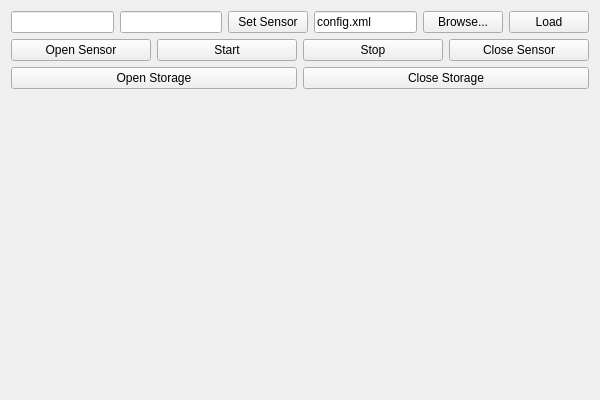
<?xml version="1.0" encoding="UTF-8"?>
<ui version="4.0">
 <class>USBCameraClass</class>
 <widget class="QMainWindow" name="USBCameraClass">
  <property name="geometry">
   <rect>
    <x>0</x>
    <y>0</y>
    <width>600</width>
    <height>400</height>
   </rect>
  </property>
  <property name="windowTitle">
   <string>USBCamera</string>
  </property>
  <widget class="QWidget" name="centralWidget">
   <layout class="QVBoxLayout" name="verticalLayout_2">
    <item>
     <layout class="QHBoxLayout" name="horizontalLayout_3">
      <item>
       <widget class="QLineEdit" name="sensorclass">
        <property name="toolTip">
         <string>Sensor Class</string>
        </property>
       </widget>
      </item>
      <item>
       <widget class="QLineEdit" name="sensorname">
        <property name="toolTip">
         <string>Sensor Name</string>
        </property>
       </widget>
      </item>
      <item>
       <widget class="QPushButton" name="setsensor">
        <property name="text">
         <string>Set Sensor</string>
        </property>
       </widget>
      </item>
      <item>
       <widget class="QLineEdit" name="paramsfilename">
        <property name="text">
         <string>config.xml</string>
        </property>
       </widget>
      </item>
      <item>
       <widget class="QPushButton" name="browse">
        <property name="text">
         <string>Browse...</string>
        </property>
       </widget>
      </item>
      <item>
       <widget class="QPushButton" name="loadparams">
        <property name="text">
         <string>Load</string>
        </property>
       </widget>
      </item>
     </layout>
    </item>
    <item>
     <layout class="QHBoxLayout" name="horizontalLayout">
      <item>
       <widget class="QPushButton" name="open">
        <property name="text">
         <string>Open Sensor</string>
        </property>
       </widget>
      </item>
      <item>
       <widget class="QPushButton" name="start">
        <property name="text">
         <string>Start</string>
        </property>
       </widget>
      </item>
      <item>
       <widget class="QPushButton" name="stop">
        <property name="text">
         <string>Stop</string>
        </property>
       </widget>
      </item>
      <item>
       <widget class="QPushButton" name="close">
        <property name="text">
         <string>Close Sensor</string>
        </property>
       </widget>
      </item>
     </layout>
    </item>
    <item>
     <layout class="QHBoxLayout" name="layout"/>
    </item>
    <item>
     <layout class="QHBoxLayout" name="horizontalLayout_2">
      <item>
       <widget class="QPushButton" name="openstorage">
        <property name="text">
         <string>Open Storage</string>
        </property>
       </widget>
      </item>
      <item>
       <widget class="QPushButton" name="closestorage">
        <property name="text">
         <string>Close Storage</string>
        </property>
       </widget>
      </item>
     </layout>
    </item>
    <item>
     <layout class="QHBoxLayout" name="layout1"/>
    </item>
    <item>
     <spacer name="verticalSpacer">
      <property name="orientation">
       <enum>Qt::Vertical</enum>
      </property>
      <property name="sizeHint" stdset="0">
       <size>
        <width>20</width>
        <height>40</height>
       </size>
      </property>
     </spacer>
    </item>
   </layout>
  </widget>
 </widget>
 <layoutdefault spacing="6" margin="11"/>
 <resources>
  <include location="usbcamera.qrc"/>
 </resources>
 <connections/>
</ui>
